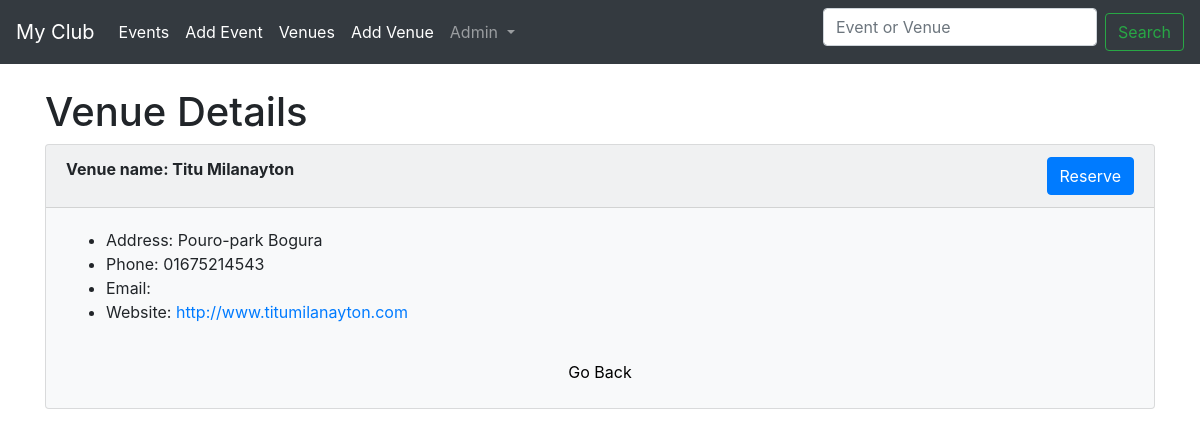
The app's page /show-venue/venuid?1/, older data.
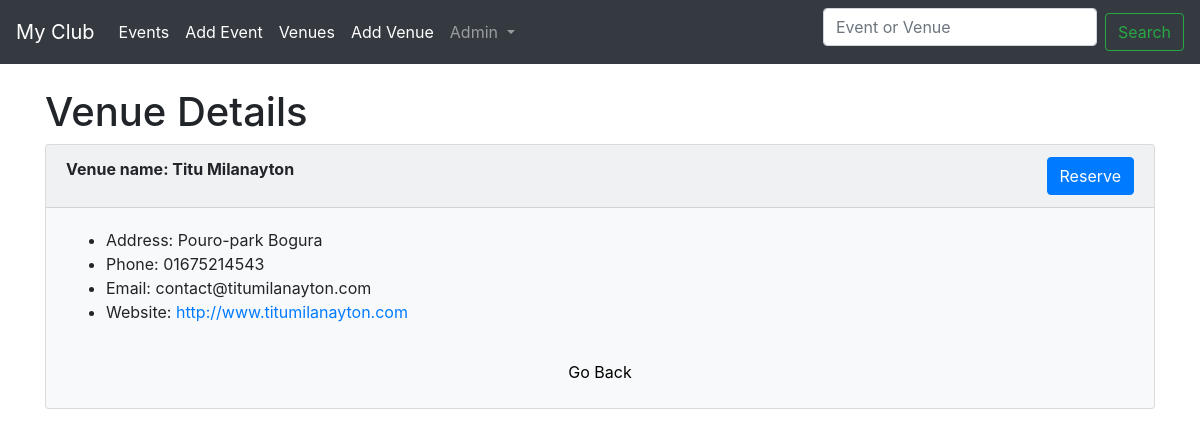
The same page, newer data.
### events/models.py (models this page shows, shortened)
class Venue(models.Model):
	name = models.CharField('Venue name', max_length=120)
	address = models.CharField(max_length=300)
	zip_code = models.CharField('Zip Code',max_length=10,blank=True)
	phone = models.CharField('Contact phone',max_length=15,blank=True)
	web = models.URLField('Website address', blank=True)
	email = models.EmailField('Email address',blank=True)
	class Meta:
		ordering = ('name',)

### events/views.py (the view)
# urls.py: path('show-venue/venuid?<venue_id>/', views.show_venue, name='show-venue'),
def show_venue(request, venue_id):
	try:
		venue = Venue.objects.get(pk=venue_id)
	except VenuesModel.DoesNotExist:
            return HttpResponse('Exception: Data Not Found')
	return render(request, 'events/show_venue.html', {'venue':venue})

### events/templates/events/show_venue.html
{% extends 'events/base.html' %}
    {% block content %}
      <h1>Venue Details</h1>
          <div class="card bg-light mb-3">
            <div class="card-header"><b>Venue name: {{venue.name}}</b>
              <button class="btn btn-primary float-right">Reserve</button>
            </div>
              <div class="card-body">
                <ul>
                  <li>Address: {{venue.address}}</li>
                  <li>Phone: {{venue.phone}}</li>
                  <li>Email: {{venue.email}}</li>
                  <li>Website: <a href="{{venue.web}}" target="_blank">{{venue.web}}</a></li>
                </ul>
              </div>
              <div class="text-center">
                <a id="back" style="padding:8px;text-decoration: none;color: black;" href="{% url 'list-venue' %}">Go Back</a><br><br>
              </div>
          </div>
    {% endblock content %}

Row changes from the older to the newer data that the page shows:
changed Venue "Titu Milanayton": email (not shown) → "contact@titumilanayton.com"
